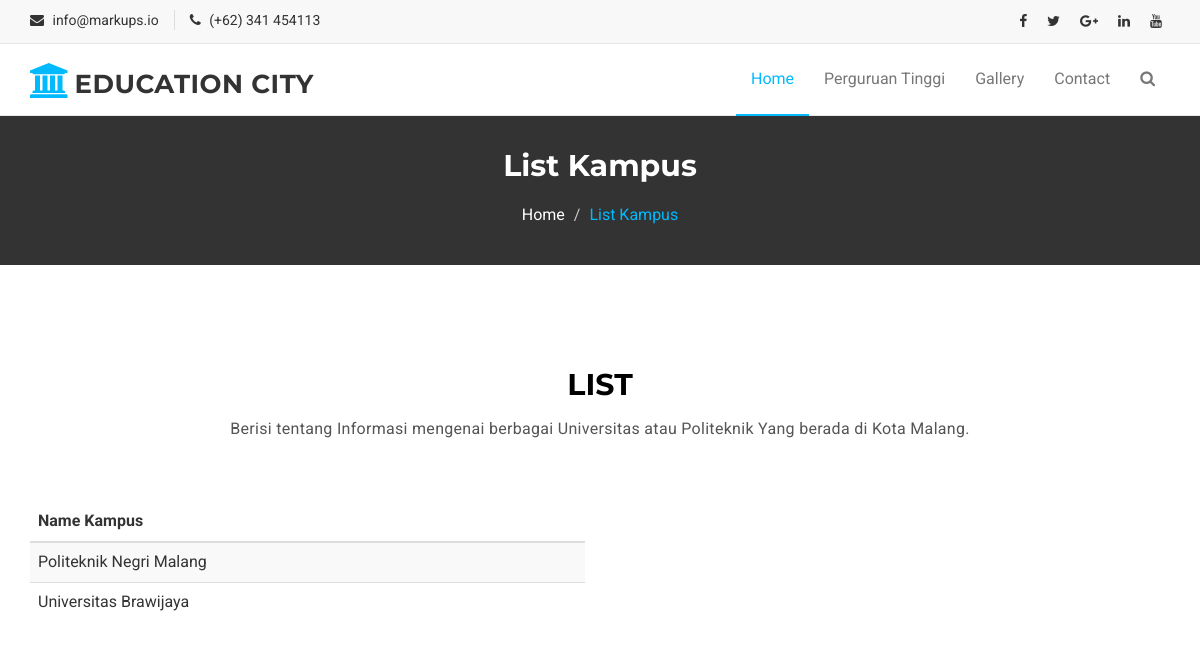
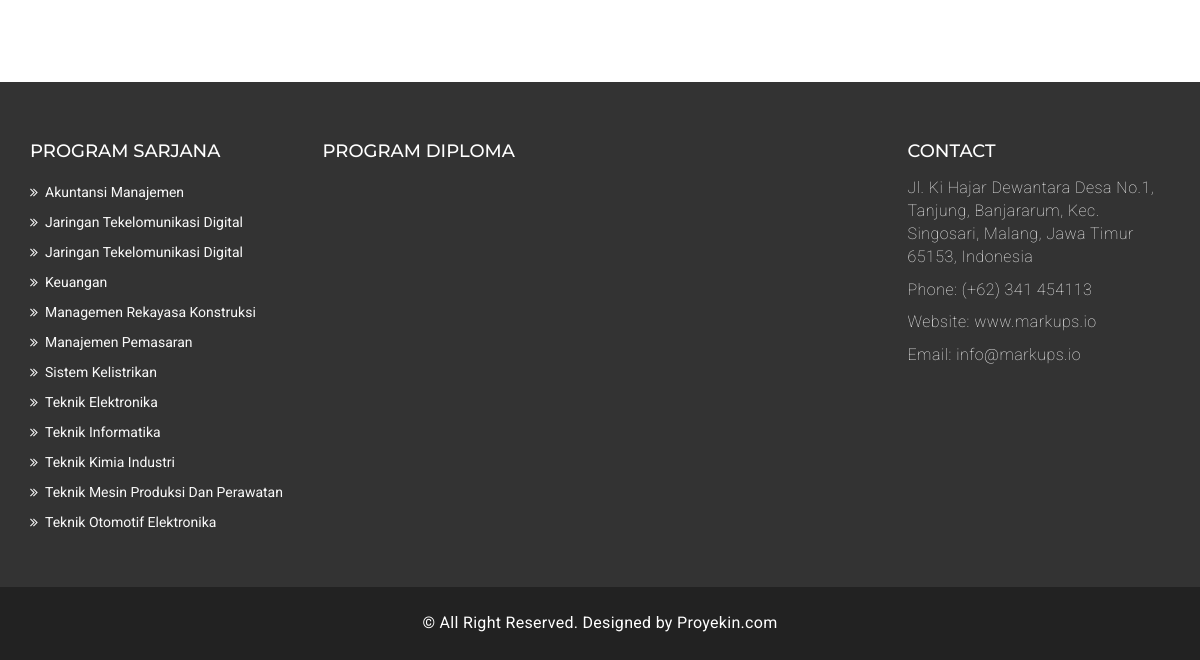
Before: /campus-list.php with the older database file (2 pictures, top to bottom).
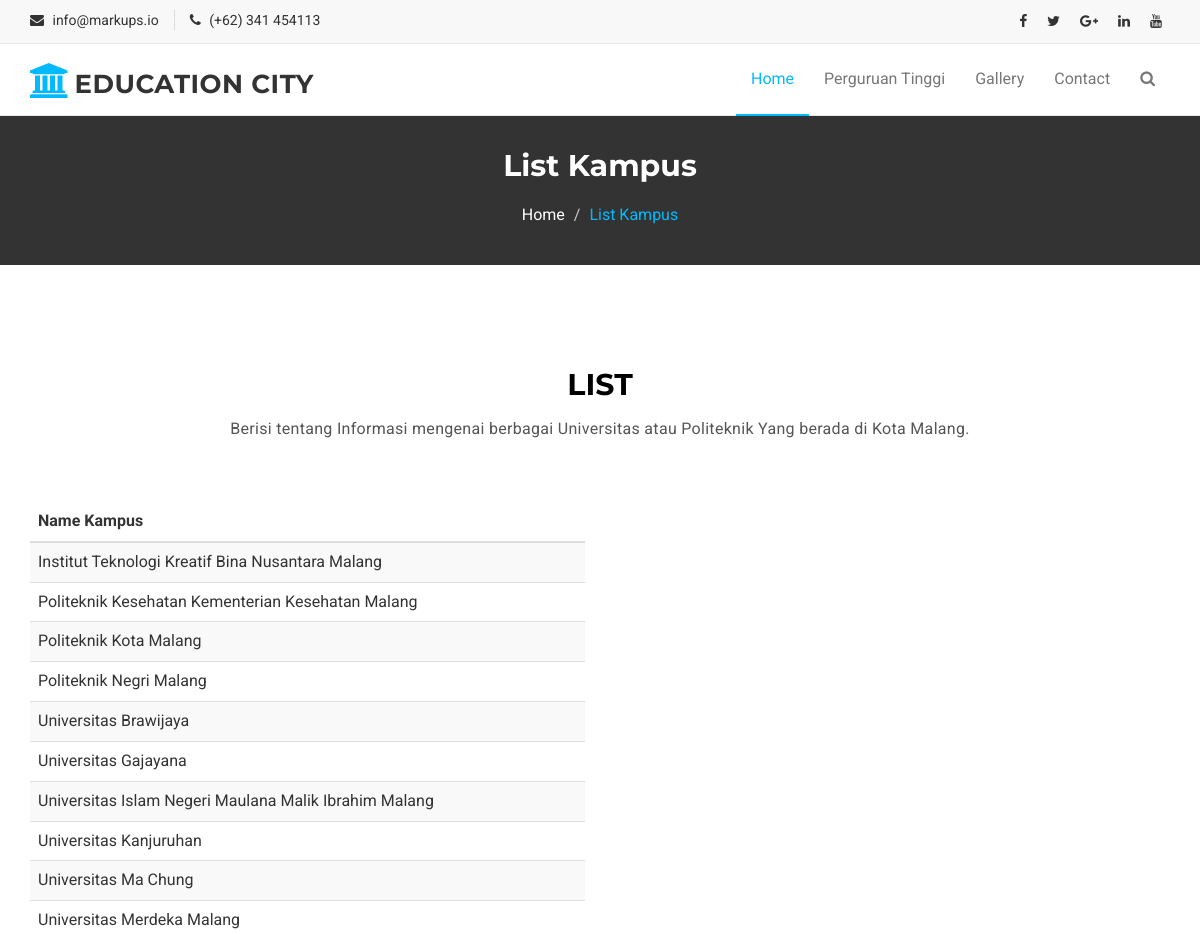
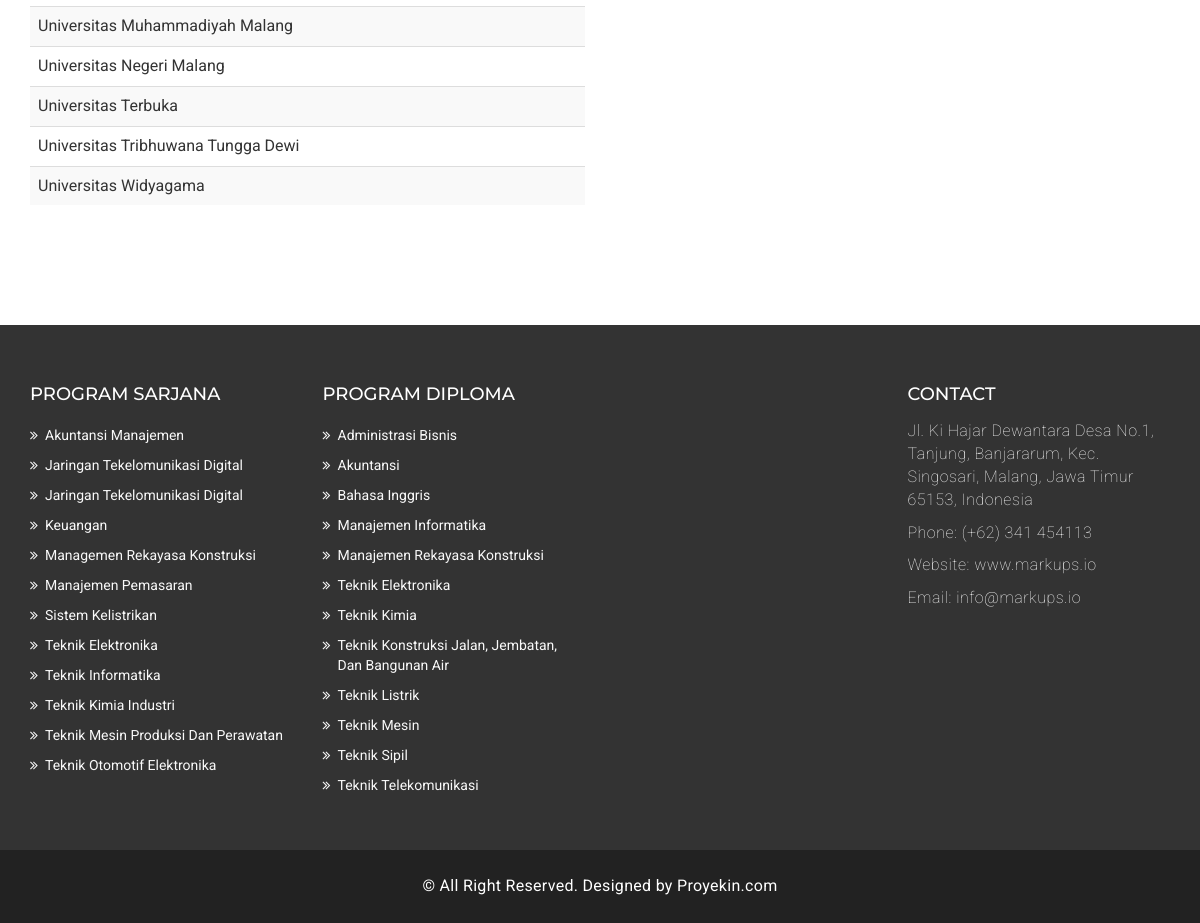
After: the same page with the newer database file (2 pictures, top to bottom).
### tables this page shows
CREATE TABLE `kampus` (
  `id` int(11) NOT NULL,
  `nama_kampus` varchar(100) NOT NULL,
  `deskripsi` varchar(500) NOT NULL,
  `deskripsi_singkat` varchar(255) NOT NULL
);

CREATE TABLE `program_studi` (
  `id` int(11) NOT NULL,
  `nama_program_studi` varchar(100) NOT NULL,
  `tingkat` varchar(50) NOT NULL
);

### campus-list.php (the view, shortened to what this page needs)
<!DOCTYPE html>
<html lang="en">
  <head>
    <link href="assets/css/font-awesome.css" rel="stylesheet">
    <link href="assets/css/bootstrap.css" rel="stylesheet">
    <link rel="stylesheet" type="text/css" href="assets/css/slick.css">
    <link rel="stylesheet" href="assets/css/jquery.fancybox.css" type="text/css" media="screen" />
    <link id="switcher" href="assets/css/theme-color/default-theme.css" rel="stylesheet">
    <link href="assets/css/style.css" rel="stylesheet">
  </head>
  <body>
  <header id="mu-header">
    <div class="container">
      <div class="row">
        <div class="col-lg-12 col-md-12">
          <div class="mu-header-area">
            <div class="row">
              <div class="col-lg-6 col-md-6 col-sm-6 col-xs-6">
                <div class="mu-header-top-left">
                  <div class="mu-top-email">
                    <i class="fa fa-envelope"></i>
                    <span>info@markups.io</span>
                  </div>
                  <div class="mu-top-phone">
                    <i class="fa fa-phone"></i>
                    <span>(+62) 341 454113</span>
                  </div>
                </div>
              </div>
              <div class="col-lg-6 col-md-6 col-sm-6 col-xs-6">
                <div class="mu-header-top-right">
                  <nav>
                    <ul class="mu-top-social-nav">
                      <li><a href="https://www.facebook.com/sman1singosari/"><span class="fa fa-facebook"></span></a></li>
                      <li><a href="#"><span class="fa fa-twitter"></span></a></li>
                      <li><a href="#"><span class="fa fa-google-plus"></span></a></li>
                      <li><a href="#"><span class="fa fa-linkedin"></span></a></li>
                      <li><a href="#"><span class="fa fa-youtube"></span></a></li>
                    </ul>
                  </nav>
                </div>
              </div>
            </div>
          </div>
        </div>
      </div>
    </div>
  </header>
  <section id="mu-menu">
    <nav class="navbar navbar-default" role="navigation">
      <div class="container">
        <div class="navbar-header">
          <a class="navbar-brand" href="index.php"><i class="fa fa-university"></i><span>Education City</span></a>
        </div>
        <div id="navbar" class="navbar-collapse collapse">
          <ul id="top-menu" class="nav navbar-nav navbar-right main-nav">
            <li class="active"><a href="index.php">Home</a></li>
            <li>
              <a href="#" class="active">Perguruan Tinggi</a>
            </li>
            <li><a href="gallery.html">Gallery</a></li>
            <li><a href="contact.html">Contact</a></li>
            <li><a href="#" id="mu-search-icon"><i class="fa fa-search"></i></a></li>
          </ul>
        </div>
      </div>
    </nav>
  </section>
 <section id="mu-page-breadcrumb">
   <div class="container">
     <div class="row">
       <div class="col-md-12">
         <div class="mu-page-breadcrumb-area">
           <h2>List Kampus</h2>
           <ol class="breadcrumb">
            <li class="active"><a href="index.php">Home</a></li>
            <li class="active">List Kampus</li>
          </ol>
         </div>
       </div>
     </div>
   </div>
 </section>
 <section id="mu-contact">
   <div class="container">
     <div class="row">
       <div class="col-md-12">
         <div class="mu-contact-area">
          <div class="mu-title">
            <h2>List</h2>
            <p>Berisi tentang Informasi mengenai berbagai Universitas atau Politeknik Yang berada
               di Kota Malang.
            </p>
          </div>
          <?php
    require "db_connection/konek.php";
    $query = mysqli_query($con, "SELECT * FROM Kampus ORDER BY id");
    while ($hasil = mysqli_fetch_array($query)) { ?>
          <div class="mu-contact-content">
            <div class="row">
              <div class="col-md-50">
                <div class="col-lg-6 col-md-30 col-sm-3">
                   <table class="table table-hover table-striped">
                                    <thead>
                                      <th>Name Kampus</th>
                                      <th></th>
                                      <th></th>
                                      <th></th>
                                      <th></th>
                                    </thead>
                                    <tbody>
                                    <?php
                                        require_once 'db_connection/konek.php';
                                        $query = mysqli_query($con, "SELECT * FROM kampus ORDER BY nama_kampus ASC");
                                        while($hasil  = mysqli_fetch_assoc($query)) {
                                    ?>
                                        <tr>
                                          <td><a href="course-detail.php?hasil=<?php echo $hasil['id'];?>"><?php echo $hasil['nama_kampus'];?></a></td>
                                          <td></td>
                                          <td></td>
                                          <td></td>
                                          <td></td>
                                        </tr>
                                        <?php } ?>
                                    </tbody>
                                </table>
                </div>
                </div>
              </div>
            </div>
          </div>
          <?php } ?>
         </div>
       </div>
     </div>
 </section>
  <footer id="mu-footer">
    <div class="mu-footer-top">
      <div class="container">
        <div class="mu-footer-top-area">
          <div class="row">
            <div class="col-lg-3 col-md-3 col-sm-3">
              <div class="mu-footer-widget">
                <h4>Program Sarjana</h4>
                <?php
                require_once "db_connection/konek.php";
                $query = mysqli_query($con, "SELECT nama_program_studi FROM program_studi WHERE tingkat = 'Sarjana' ORDER BY nama_program_studi ASC");
                while ($hasil = mysqli_fetch_array($query)) { ?>
                <ul>
                  <li><a href="#"><?php echo $hasil['nama_program_studi']?></a></li>
                </ul>
                <?php } ?>
              </div>
            </div>
            <div class="col-lg-3 col-md-3 col-sm-3">
              <div class="mu-footer-widget">
                <h4>Program Diploma</h4>
                <?php
                require_once "db_connection/konek.php";
                $query = mysqli_query($con, "SELECT nama_program_studi FROM program_studi WHERE tingkat = 'Diploma' ORDER BY nama_program_studi ASC");
                while ($hasil = mysqli_fetch_array($query)) { ?>
                <ul>
                  <li><a href="#"><?php echo $hasil['nama_program_studi']?></a></li>
                </ul>
                <?php } ?>
              </div>
            </div>
            <div class="col-lg-3 col-md-3 col-sm-3">
            </div>
            <div class="col-lg-3 col-md-3 col-sm-3">
              <div class="mu-footer-widget">
                <h4>Contact</h4>
                <address>
                  <p>Jl. Ki Hajar Dewantara Desa No.1, Tanjung, Banjararum, Kec. Singosari, Malang, Jawa Timur 65153, Indonesia</p>
                  <p>Phone: (+62) 341 454113 </p>
                  <p>Website: www.markups.io</p>
                  <p>Email: info@markups.io</p>
                </address>
              </div>
            </div>
          </div>
        </div>
      </div>
    </div>
    <div class="mu-footer-bottom">
      <div class="container">
        <div class="mu-footer-bottom-area">
        <p>&copy; All Right Reserved. Designed by <a href="" rel="nofollow">Proyekin.com</a></p>
        </div>
      </div>
    </div>
  </footer>
  </body>
</html>

### assets/css/theme-color/default-theme.css (style rules this page uses)
#mu-menu .navbar-header .navbar-brand i { color: #01bafd; }
#mu-menu .navbar-default .navbar-nav > .active > a, #mu-menu .navbar-default .navbar-nav > .active > a:hover, #mu-menu .navbar-default .navbar-nav > .active > a:focus { color: #01bafd; border-bottom: 2px solid #01bafd; background-color: transparent; }
#mu-page-breadcrumb .mu-page-breadcrumb-area .breadcrumb .active { color: #01bafd; }

Changed rows visible on the page:
added kampus: nama_kampus "Institut Teknologi Kreatif Bina Nusantara Malang"
added kampus: nama_kampus "Politeknik Kesehatan Kementerian Kesehatan Malang"
added kampus: nama_kampus "Politeknik Kota Malang"
added kampus: nama_kampus "Universitas Gajayana"
added kampus: nama_kampus "Universitas Islam Negeri Maulana Malik Ibrahim Malang"
added kampus: nama_kampus "Universitas Kanjuruhan"
added kampus: nama_kampus "Universitas Ma Chung"
added kampus: nama_kampus "Universitas Merdeka Malang"
added kampus: nama_kampus "Universitas Muhammadiyah Malang"
added kampus: nama_kampus "Universitas Negeri Malang"
added kampus: nama_kampus "Universitas Terbuka"
added kampus: nama_kampus "Universitas Tribhuwana Tungga Dewi"
added kampus: nama_kampus "Universitas Widyagama"
added program_studi: nama_program_studi "Administrasi Bisnis", shown under "PROGRAM DIPLOMA"
added program_studi: nama_program_studi "Akuntansi", shown under "PROGRAM DIPLOMA"
added program_studi: nama_program_studi "Bahasa Inggris", shown under "PROGRAM DIPLOMA"
added program_studi: nama_program_studi "Manajemen Informatika", shown under "PROGRAM DIPLOMA"
added program_studi: nama_program_studi "Manajemen Rekayasa Konstruksi", shown under "PROGRAM DIPLOMA"
added program_studi: nama_program_studi "Teknik Elektronika", shown under "PROGRAM DIPLOMA"
added program_studi: nama_program_studi "Teknik Kimia", shown under "PROGRAM DIPLOMA"
added program_studi: nama_program_studi "Teknik Konstruksi Jalan, Jembatan, Dan Bangunan Air", shown under "PROGRAM DIPLOMA"
added program_studi: nama_program_studi "Teknik Listrik", shown under "PROGRAM DIPLOMA"
added program_studi: nama_program_studi "Teknik Mesin", shown under "PROGRAM DIPLOMA"
added program_studi: nama_program_studi "Teknik Sipil", shown under "PROGRAM DIPLOMA"
added program_studi: nama_program_studi "Teknik Telekomunikasi", shown under "PROGRAM DIPLOMA"
